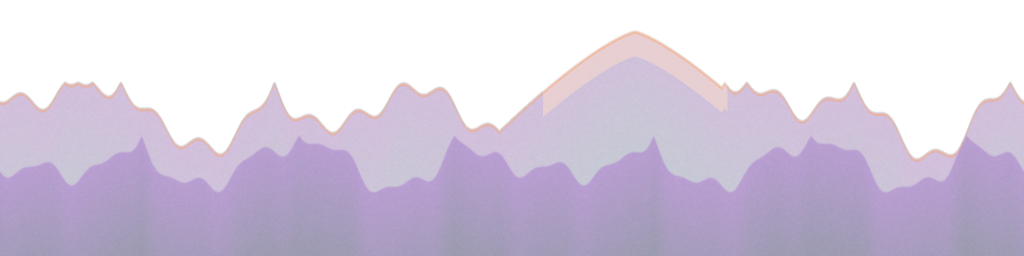
#> input picture gallery-courtyard/horizon/horizon-distant-range.png, 2048 x 512 px (shown at 1/2 size)
$ python make-night.py
#> lines starting #> are read from the running program, lines starting #| are printed output that depends on the picture
#!/usr/bin/env python3
"""Night companions for Gallery #352 dawn horizon plates (studio-tracker #358).
Reuses dawn alpha silhouettes (identical framing/seams), regrades to PNW night. Seed 358.
Run from horizon/: python3 night/make-night.py"""
import numpy as np, json, os
from PIL import Image
H=os.path.dirname(os.path.abspath(__file__)); D=os.path.dirname(H); rng=np.random.default_rng(358)
def hx(h): return np.array([int(h[i:i+2],16) for i in (1,3,5)],float)
def night(name, dark, light, rim, lights):
#> called with name = 'distant-range', dark = array of shape (3,), light = array of shape (3,), rim = array of shape (3,), lights = False
    a=np.asarray(Image.open(f"{D}/horizon-{name}.png").convert("RGBA")).astype(float)
    lum=(a[...,:3]@[.299,.587,.114])/255.
    t=np.clip((lum-lum[a[...,3]>10].min())/(np.ptp(lum[a[...,3]>10])+1e-6),0,1)[...,None]
    rgb=dark+(light-dark)*t**1.2
    al=a[...,3]/255.
    # moonlit rim on ridgeline: alpha edge from above
    up=np.roll(al,4,axis=0); edge=np.clip(al-up,0,1)[...,None]
    rgb=rgb+(rim-rgb)*edge*.55
    h,w=al.shape
#> h = 512; w = 2048
    if lights:  # subtle warm valley-floor windows, seamless (wrap x)
        glow=np.zeros((h,w))
        ys=rng.integers(int(h*.72),h-6,220); xs=rng.integers(0,w,220)
        ys=ys[al[ys,xs]>.95]; xs=xs[:len(ys)] if False else xs[al[ys if len(ys)==220 else ys,xs[:len(ys)]]>-1][:len(ys)]
        yy,xx=np.mgrid[-6:7,-6:7]; k=np.exp(-(xx**2+yy**2)/5.)
        for y,x in zip(ys,xs):
            for dy in range(13):
                r=(y-6+dy)
                if 0<=r<h: glow[r,(np.arange(x-6,x+7))%w]+=k[dy]*rng.uniform(.4,1)
        glow=np.clip(glow,0,1)[...,None]
        rgb=rgb+(hx('#F7A66E')-rgb)*glow*.6
    out=np.dstack([np.clip(rgb,0,255),a[...,3]]).astype(np.uint8)
    im=Image.fromarray(out,"RGBA"); base=f"{H}/horizon-{name}.night"
    im.save(base+".png"); im.save(base+".webp",quality=88)
    im.resize((w//2,h//2),Image.LANCZOS).save(base+".phone.webp",quality=85)
#> call 2 of night, with name = 'mid-valley', dark = array of shape (3,), light = array of shape (3,), rim = array of shape (3,), lights = True
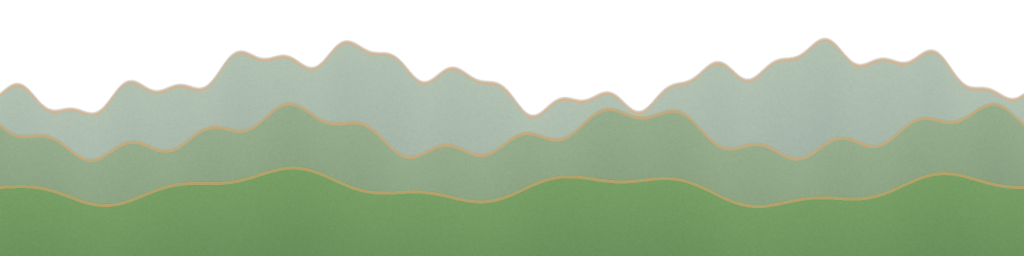
#> input picture gallery-courtyard/horizon/horizon-mid-valley.png, 2048 x 512 px (shown at 1/2 size)
#> in night (call 2), `rgb=rgb+(rim-rgb)*edge*.55`:
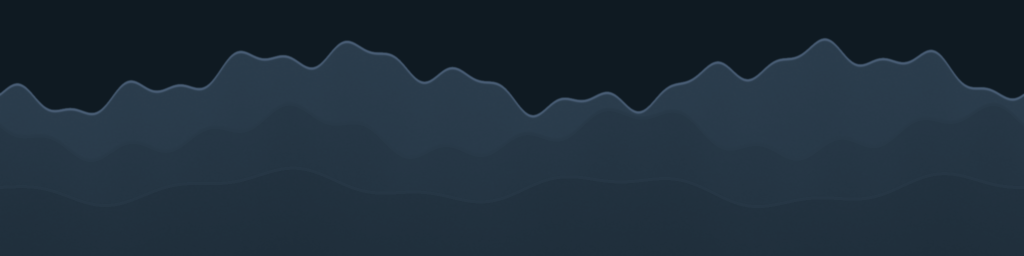
#> rgb: shape (512, 2048, 3) float64 (shown at 1/2 size); mean R, G, B 31.1, 45.9, 58.3
#> the loop in night (call 2), `for y,x in zip(ys,xs):` made 220 passes
#> (y, x) on passes 1 to 3: (470, 1669), (451, 1146), (463, 646)
#> after the loop in night (call 2), `for y,x in zip(ys,xs):`:
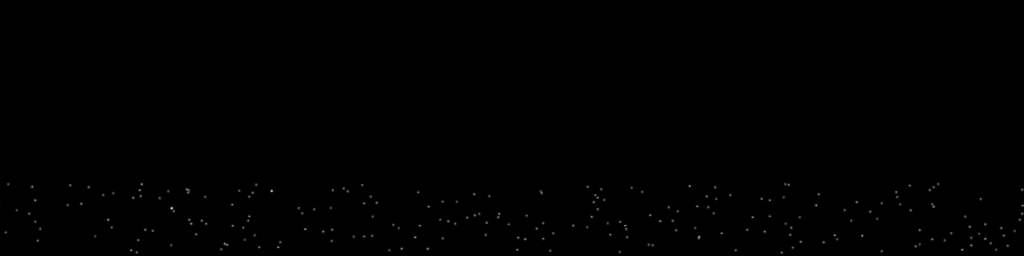
#> glow: shape (512, 2048) float64 (shown at 1/2 size); min 0, max 1.41, mean 0.00231; drawn with min black and max white
    return im
def sky(w=2048,h=1024):
#> called with w = 2048, h = 1024
    y=np.linspace(0,1,h)[:,None,None]
    stops=[(0,'#0E0F2A'),(.55,'#1F2150'),(.85,'#3A3A6E'),(.95,'#6E4F78'),(1,'#B07A6A')]  # indigo→faint apricot residual
    c=np.zeros((h,1,3))
    for (p0,c0),(p1,c1) in zip(stops,stops[1:]):
        m=(y>=p0)&(y<=p1); f=(y-p0)/(p1-p0); c=np.where(m,hx(c0)+(hx(c1)-hx(c0))*f,c)
    img=np.repeat(c,w,1)
    n=140; sy=(rng.beta(1,2.2,n)*h*.8).astype(int); sx=rng.integers(0,w,n)
    for y,x in zip(sy,sx):
        b=rng.uniform(.35,1)*(1-y/h); r=1 if rng.random()<.85 else 2
        for dy in range(-r,r+1):
            for dx in range(-r,r+1):
                f=b*np.exp(-(dx*dx+dy*dy)/(.6*r)); yy=y+dy
                if 0<=yy<h: img[yy,(x+dx)%w]+= (hx('#EDEBFF')-img[yy,(x+dx)%w])*f
    im=Image.fromarray(np.clip(img,0,255).astype(np.uint8))
    im.save(f"{H}/sky-night.png"); im.save(f"{H}/sky-night.webp",quality=88)
    im.resize((1024,512),Image.LANCZOS).save(f"{H}/sky-night.phone.webp",quality=85); return im
#> after `im.resize((1024, 512), Image.LANCZOS).save(f'{H}/sky-night.phone.webp'`:
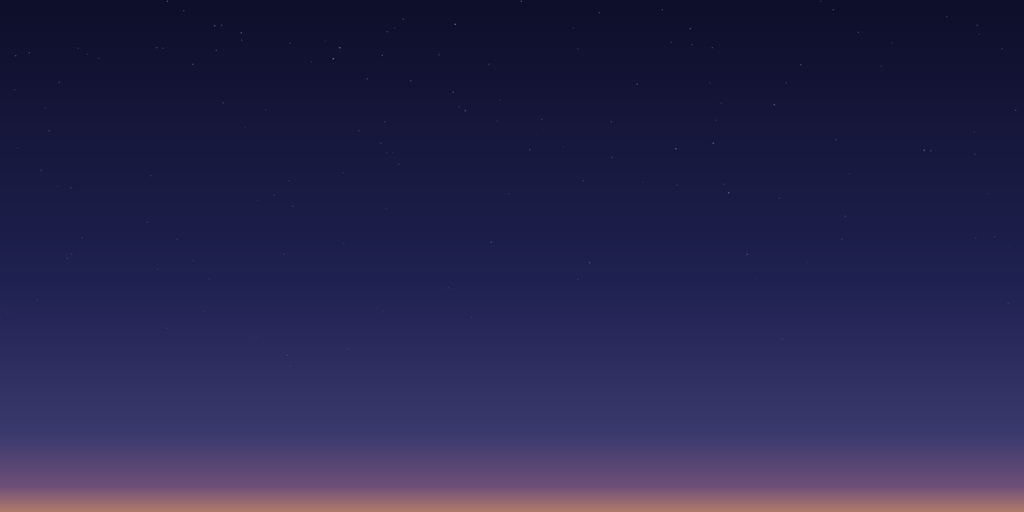
#> saved as sky-night.phone.webp: PIL image 1024x512 RGB; mean R, G, B 40.8, 38.2, 78.7
dr=night("distant-range",hx('#1C1E3E'),hx('#4A4A7E'),hx('#A9B4E0'),False)
mv=night("mid-valley",hx('#0F1A22'),hx('#2C3E4E'),hx('#6F86A8'),True)
sk=sky()
for nm,lay in (("distant-range",dr),("mid-valley",mv)):
    bg=sk.resize(lay.size).convert("RGBA"); bg.alpha_composite(lay); bg.convert("RGB").save(f"{H}/horizon-{nm}.night_baked.webp",quality=86)
#> this loop made 2 passes
#> nm on passes 1 to 2: 'distant-range', 'mid-valley'
#> pass 1, `bg = sk.resize(lay.size).convert('RGBA')`:
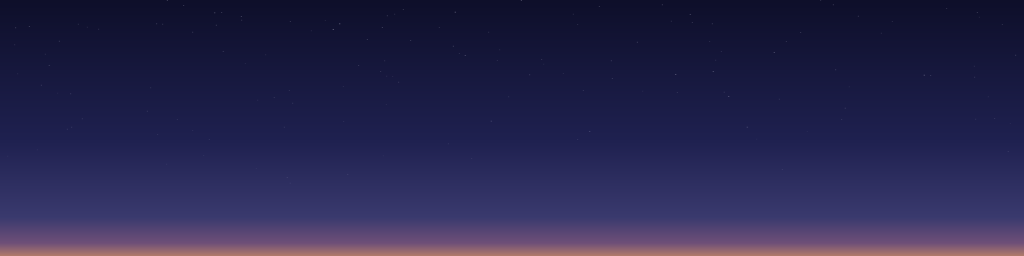
#> bg: PIL image 2048x512 RGBA (shown at 1/2 size); mean R, G, B, A 40.9, 38.3, 78.8, 255
# preview: dawn (left) vs night (right), each layers over sky
def comp(skyim,a,b):
    c=skyim.resize((2048,512)).convert("RGBA"); c.alpha_composite(a); c.alpha_composite(b); return c.convert("RGB")
dawnsky=Image.open(f"{D}/horizon-distant-range_baked.webp").convert("RGB")
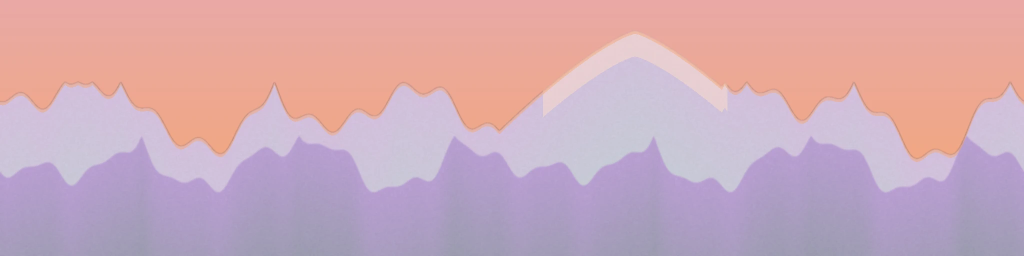
#> input picture gallery-courtyard/horizon/horizon-distant-range_baked.webp, 2048 x 512 px (shown at 1/2 size)
#> dawnsky is the input picture: PIL image 2048x512 RGB; mean R, G, B 206.4, 170.8, 183.7
# dawn sky sample = top row colors of baked stretched (approx)
dawnc=comp(Image.fromarray(np.repeat(np.asarray(dawnsky)[:,:1],2048,1)), Image.open(f"{D}/horizon-distant-range.png").convert("RGBA"), Image.open(f"{D}/horizon-mid-valley.png").convert("RGBA"))
#> in comp, a is the input picture: PIL image 2048x512 RGBA; mean R, G, B, A 114, 104.7, 123.6, 153.9
#> in comp, b is the input picture: PIL image 2048x512 RGBA; mean R, G, B, A 100.7, 118.1, 92.5, 177.9
nightc=comp(sk.crop((0,512,2048,1024)),dr,mv)
p=Image.new("RGB",(2048,1040),"black"); p.paste(dawnc,(0,0)); p.paste(nightc,(0,528)); p.save(f"{H}/preview.png")
#> after `p = Image.new('RGB', (2048, 1040), 'black')`: p: PIL image 2048x1040 RGB; every value is 0
#> after `p.paste(nightc, (0, 528))`:
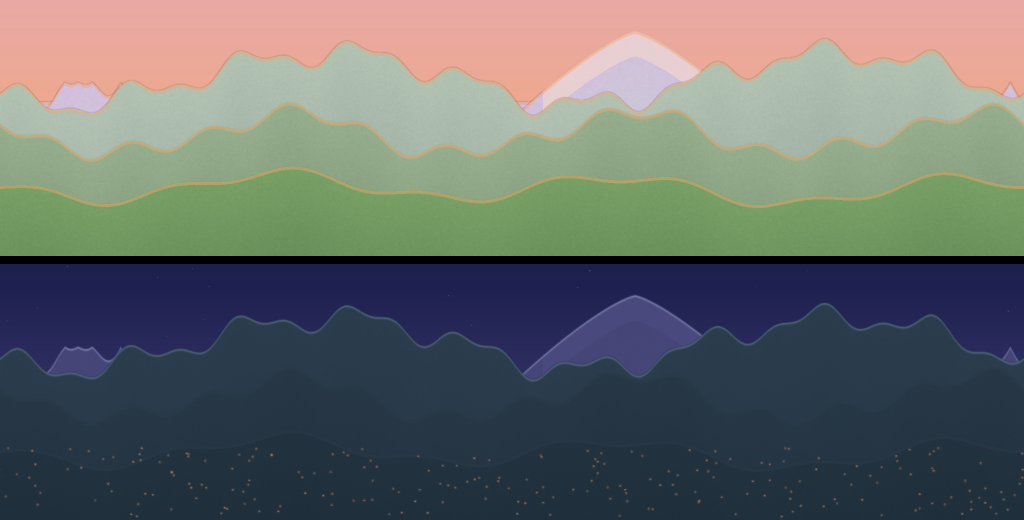
#> p: PIL image 2048x1040 RGB (shown at 1/2 size); mean R, G, B 102.4, 107.7, 105.9
json.dump({"ticket":"studio-tracker #358 (night companions to Gallery #352)","swap":{"rule":"sunElevationDeg < -6 → night; -6..+2 → crossfade dawn↔night by t=(2-elev)/8; > 2 → dawn","note":"same size/alpha/UV/order as horizon.json; swap texture URLs only"},
 "sky":{"desktop":"night/sky-night.webp","phone":"night/sky-night.phone.webp","master":"night/sky-night.png","size":[2048,1024],"wrapS":"RepeatWrapping","horizonRow":"bottom edge = horizon"},
 "layers":[{"name":n,"desktop":f"night/horizon-{n}.night.webp","phone":f"night/horizon-{n}.night.phone.webp","master":f"night/horizon-{n}.night.png","baked":f"night/horizon-{n}.night_baked.webp","replaces":f"horizon-{n}.webp","order":o} for n,o in (("distant-range",0),("mid-valley",1))]},open(f"{H}/night.json","w"),indent=1)
